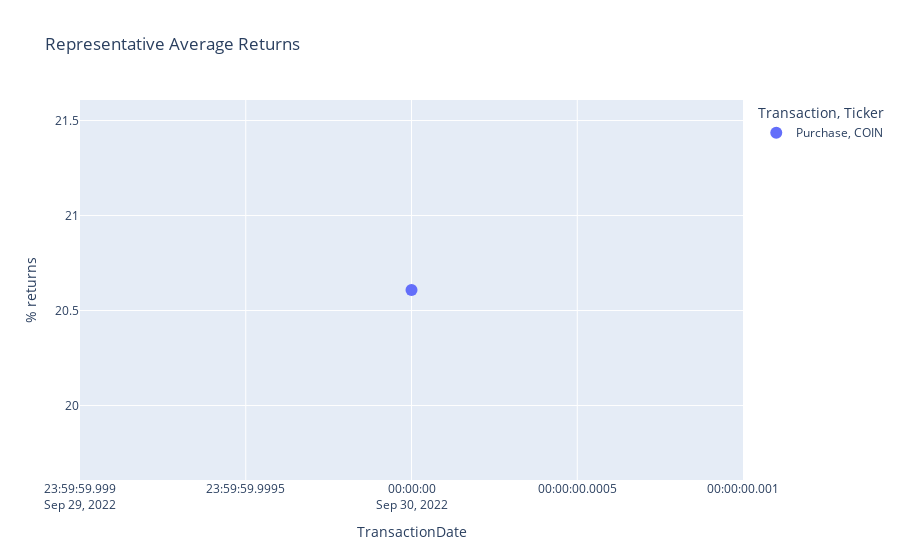

Write notebook code for a chart like this one.
### Code cell
representative_name = 'Garret Graves'
def get_rep_data(representative_name):
# Filter dataframe based on the representative's name

    rep_data = summary_df[summary_df['Representative'] == representative_name]
    return rep_data

subset_df = get_rep_data(representative_name)

fig = px.scatter(subset_df, title ='Representative Average Returns', 
y='% returns',
x = 'TransactionDate',
color = 'Transaction',
symbol ='Ticker',
height= 500,
 )
fig.update_traces(marker_size=12)
fig.show()

### Figure 1 — Plotly figure (JSON) as saved in the notebook; plotly's stock layout.template omitted (floating-point values rounded to 4 significant figures)
{"data": [{"hovertemplate": "Transaction=Purchase<br>Ticker=COIN<br>TransactionDate=%{x}<br>% returns=%{y}<extra></extra>", "legendgroup": "Purchase, COIN", "marker": {"color": "#636efa", "size": 12, "symbol": "circle"}, "mode": "markers", "name": "Purchase, COIN", "orientation": "v", "showlegend": true, "type": "scatter", "x": ["2022-09-30T00:00:00"], "xaxis": "x", "y": [20.61], "yaxis": "y"}], "layout": {"autosize": true, "legend": {"title": {"text": "Transaction, Ticker"}, "tracegroupgap": 0}, "title": {"text": "Representative Average Returns"}, "xaxis": {"anchor": "y", "autorange": true, "domain": [0, 1], "range": ["2022-09-29 23:59:59.999", "2022-09-30 00:00:00.001"], "title": {"text": "TransactionDate"}, "type": "date"}, "yaxis": {"anchor": "x", "autorange": true, "domain": [0, 1], "range": [19.61, 21.61], "title": {"text": "% returns"}, "type": "linear"}}}
